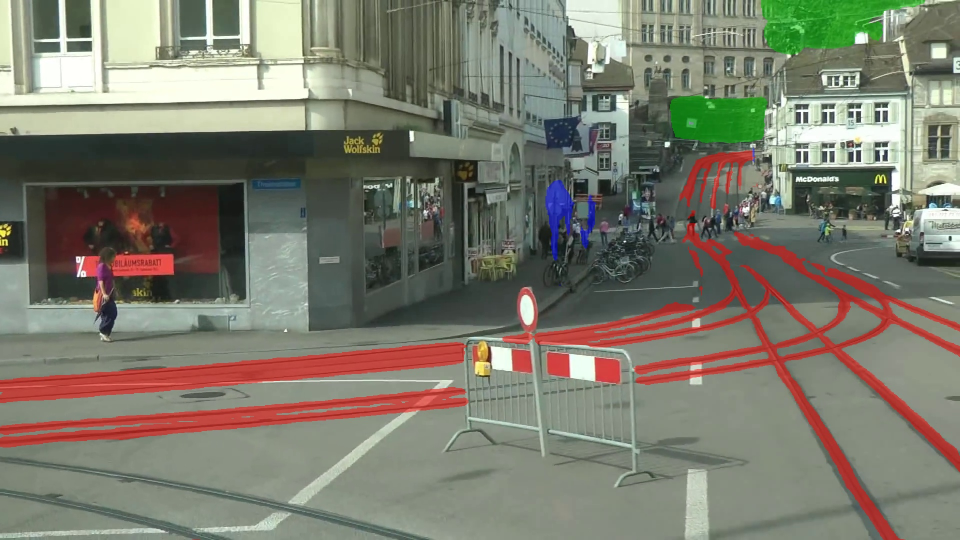
#> input picture test_deeplab_overlay.jpg, 1920 x 1080 px (shown at 1/2 size)
$ python sync_videos_dtw.py --reference test_deeplab_overlay.jpg --query test_deeplab_overlay.jpg --output out.png   (older library calls are emulated)
#> lines starting #> are read from the running program, lines starting #| are printed output that depends on the picture
#> in estrai_feature_video, frame is the input picture: shape (1080, 1920, 3); mean B, G, R 108.6, 122.7, 124
# -*- coding: utf-8 -*-
"""
Sincronizzazione temporale reference/query — stessa tratta, velocita' diverse.

PROBLEMA:
reference_video e query_video riprendono la stessa tratta ferroviaria, ma il
treno viaggia a velocita' diverse nei due video (accelerazioni/rallentamenti
non uniformi) — quindi "secondo X" nel query NON corrisponde alla stessa
scena fisica di "secondo X" nel reference. Serve una mappa frame-per-frame
di corrispondenza, non un semplice offset costante.

APPROCCIO — Dynamic Time Warping (DTW) su feature visive:
Per ogni frame campionato di entrambi i video si calcola una "impronta"
visiva (istogramma colore + densita' di bordi, scelta per essere ragionevol-
mente robusta a piccole differenze di luce/esposizione tra i due passaggi).
Si confrontano tutte le impronte query contro tutte le impronte reference
(matrice di costo), e si cerca il percorso di corrispondenza MONOTONO
(il treno va sempre avanti lungo la tratta, mai indietro) che minimizza la
differenza visiva cumulata lungo il percorso — questo e' esattamente cio'
che fa DTW, ed e' lo strumento giusto perche' gestisce naturalmente tratti
piu' lenti/veloci senza assumere un rapporto di velocita' costante.

OUTPUT: un CSV con la mappa frame_query -> frame_reference (piu' i tempi in
secondi di entrambi), da usare direttamente nella pipeline per confrontare
sempre i frame corretti tra loro — invece di un nuovo file video (nessuna
perdita di qualita' da re-encoding, nessun lavoro manuale di editing).

USO:
    python sync_videos_dtw.py --reference ref.mp4 --query query.mp4 \
        --output mappa_sync.csv --step 5

Il parametro --step campiona 1 frame ogni N (default 5): non serve
analizzare ogni singolo frame per la sincronizzazione, e ridurre il numero
di frame accelera parecchio sia il calcolo delle feature sia DTW.
"""

import argparse
import csv
import sys
from typing import List, Optional, Tuple

import cv2
import numpy as np


# ==================== FEATURE PER FRAME ====================

def calcola_feature_frame(frame_bgr: np.ndarray, dimensione: int = 64) -> np.ndarray:
    """
    Impronta visiva compatta di un frame, pensata per il confronto DTW:
    - istogramma Hue+Saturation in HSV (32+32 bin): ragionevolmente robusto
      a differenze di luminosita'/esposizione tra i due passaggi (a
      differenza di un istogramma sui livelli di grigio, che ne risente di
      piu'), utile perche' reference e query potrebbero essere stati ripresi
      in condizioni di luce leggermente diverse
    - densita' di bordi (Sobel, 16 bin per riga orizzontale): cattura la
      "struttura" della scena (curve, oggetti, orizzonte), complementare al
      solo colore

    Il frame viene ridimensionato a un quadrato piccolo prima del calcolo,
    per velocita' — la sincronizzazione non richiede dettaglio pixel-level.
    """
#> called with dimensione = 64
    piccolo = cv2.resize(frame_bgr, (dimensione, dimensione), interpolation=cv2.INTER_AREA)
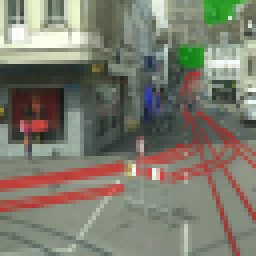
#> piccolo: shape (64, 64, 3) (shown 4 times larger); mean B, G, R 108.6, 122.7, 124
    hsv = cv2.cvtColor(piccolo, cv2.COLOR_BGR2HSV)
#> hsv: shape (64, 64, 3); mean H, S, V 45.5, 50, 133.5

    hist_h = cv2.calcHist([hsv], [0], None, [32], [0, 180]).flatten()
#> hist_h = 32 values, max 905 at index 8, min 0 at index 27, mean 128
    hist_s = cv2.calcHist([hsv], [1], None, [32], [0, 256]).flatten()
#> hist_s = 32 values, max 1458 at index 3, min 0 at index 28, mean 128

    gray = cv2.cvtColor(piccolo, cv2.COLOR_BGR2GRAY)
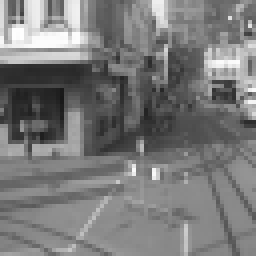
#> gray: shape (64, 64) (shown 4 times larger); min 23, max 255, mean 121.5
    sobel = cv2.Sobel(gray, cv2.CV_32F, 1, 1, ksize=3)
    hist_edge = np.histogram(np.abs(sobel), bins=16, range=(0, 255))[0].astype(np.float32)
#> hist_edge = [2457, 912, 358, 160, 88, 64, 29, 16, 7, 2, 1, 2, 0, 0, 0, 0]
#> (the rest of the program and of its run is left out)
